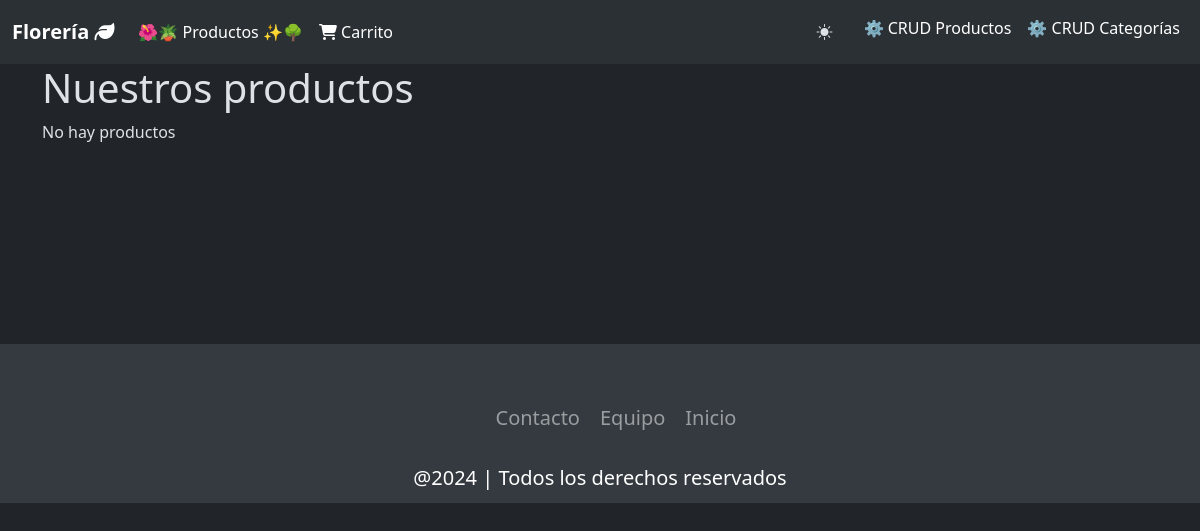
The app's page /tienda/productos_comprar/ (signed in), older data.
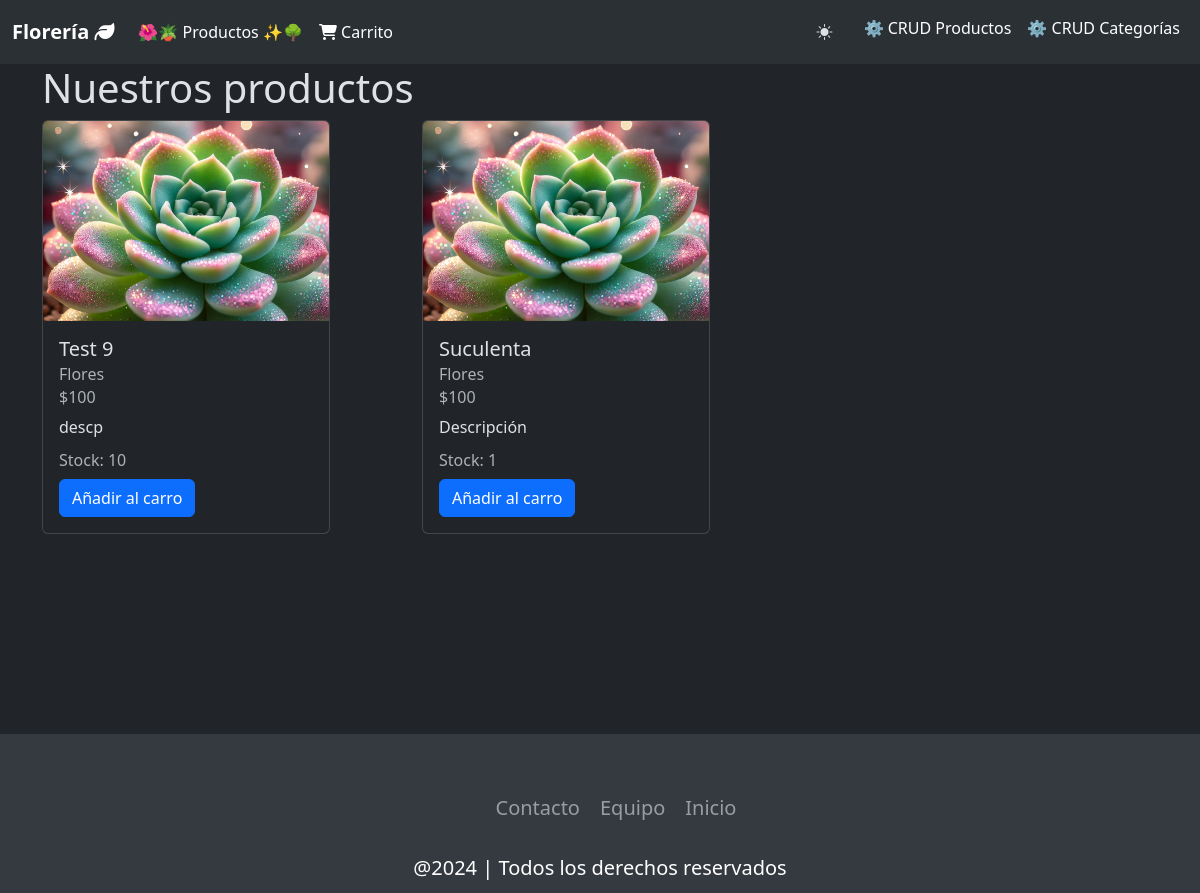
The same page, newer data.
### tienda/models.py (models this page shows, shortened)
class Producto(models.Model):
    id_producto = models.AutoField(primary_key=True)
    nombre      = models.CharField(max_length=100)
    descripcion = models.TextField(blank=True, null=True)
    precio      = models.IntegerField()
    stock       = models.IntegerField()
    categoria   = models.ForeignKey('Categoria', on_delete=models.CASCADE, default=1)
    imagen      = models.ImageField(upload_to='productos/', default='productos/default.webp')

class Categoria(models.Model):
    id_categoria = models.AutoField(db_column='idCategoria', primary_key=True)
    categoria = models.CharField(max_length=20, blank=False, null=False)
    def __str__(self):
        return str(self.categoria)

### tienda/views.py (the view)
# urls.py: path('productos_comprar/', views.productos_comprar, name='productos_comprar'),
@login_required
def productos_comprar(request):
    productos = Producto.objects.all()
    context = {'productos': productos}
    return render(request, 'tienda/productos_comprar.html', context)

### tienda/templates/tienda/productos_comprar.html (shortened to what this page needs)
{% load static %}
<!DOCTYPE html>
<html lang="en">
<head>
  <link href="https://cdn.jsdelivr.net/npm/bootstrap@5.3.3/dist/css/bootstrap.min.css" rel="stylesheet"
>
  <link rel="stylesheet" href="https://cdn.jsdelivr.net/npm/bootstrap-icons@1.11.3/font/bootstrap-icons.min.css">
  <link rel="stylesheet" href="{% static 'tienda/css/estilos.css' %}">
</head>
<body data-bs-theme="dark">
  <div id="navegacion">
    <nav class="navbar navbar-expand-lg bg-body-tertiary" id="navbarPrincipal">
      <div class="container-fluid d-flex flex-row">
        <a class="navbar-brand" href="{% url 'inicio' %}">Florería <i class="fa-solid fa-leaf"></i></a>
        <div class="collapse navbar-collapse" id="navbarNavAltMarkup">
          <div class="navbar-nav">
            <a class="nav-link active" aria-current="page" href="{% url 'productos_comprar' %}" id="link-maceteros">🌺🪴
              Productos ✨🌳</a>
            <a class="nav-link active" href="#" id="link-carrito"><i class="fa-solid fa-cart-shopping"></i> Carrito</a>
          </div>
          <div class="navbar-nav ms-auto">
            <button type="button" class="btn btn-navbar" id="btn-tema"><i class="bi bi-brightness-high-fill"
                id="toggler-tema"></i></button>
            {% if user.is_staff %}
              <a class="nav-link active" href="{% url 'productos_list' %}">⚙️ CRUD Productos</a>
              <a class="nav-link active" href="{% url 'crud_categorias' %}">⚙️ CRUD Categorías</a>
            {% endif %}
          </div>
        </div>
    </nav>
  </div>
  <div class="container-extend-lg" id="contenido">
    <div class="container">
      <h1>Nuestros productos</h1>
      {% if productos %}
      <div class="row">
        {% for producto in productos %}
        <div class="col-md-4 col-sm-10">
          <div class="card" style="width: 18rem;">
            <img src="{{producto.imagen.url}}" class="card-img-top" alt="{{producto.nombre}}">
            <div class="card-body">
              <h5 class="card-title">{{producto.nombre}}</h5>
              <h6 class="card-subtitle mb-2 text-body-secondary">{{producto.categoria}}</h6>
              <h6 class="card-subtitle mb-2 text-body-secondary">${{producto.precio}}</h6>
              <p class="card-text">{{producto.descripcion}}</p>
              <h6 class="card-subtitle mb-2 text-body-secondary">Stock: {{producto.stock}}</h6>
              <a href="#" class="btn btn-primary">Añadir al carro</a>
            </div>
          </div>
        </div>
        {% endfor %}
      </div>
      {% else %}
      <p>No hay productos</p>
      {% endif %}
    </div>
    <div id="footer" style="margin-top: 200px;">
      <footer class="footer">
        <ul class="social-icon">
          <li class="icon-elem">
          </li>
          <li class="icon-elem">
          </li>
          <li class="icon-elem">
          </li>
        </ul>
        <ul class="menu">
          <li class="menu-elem">
            <a href="https://github.com/Lala-Banana/Prueba-2-Progra-Web" class="menu-icon">Contacto</a>
          </li>
          <li class="menu-elem">
            <a href="https://github.com/Lala-Banana/Prueba-2-Progra-Web" class="menu-icon">Equipo</a>
          </li>
          <li class="menu-elem">
            <a href="indice.html" class="menu-icon">Inicio</a>
          </li>
        </ul>
        <p class="text-footer">@2024 | Todos los derechos reservados</p>
      </footer>
    </div>
</body>
</html>

Row changes from the older to the newer data that the page shows:
added Producto: imagen (placeholder picture), nombre "Test 9", categoria "Flores", precio "100", descripcion "descp", stock "10"
added Producto: imagen (placeholder picture), nombre "Suculenta", categoria "Flores", precio "100", descripcion "Descripción", stock "1"
Text that changed along with them:
text no longer shown: "No hay productos"
